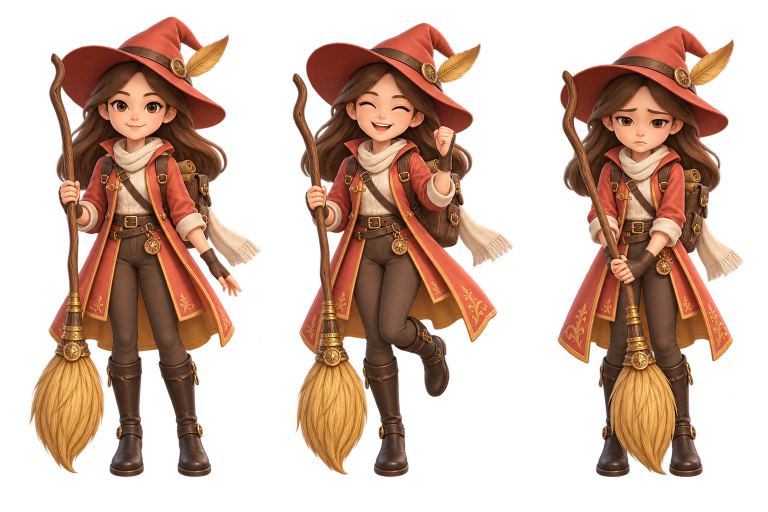
#> input picture assets/wizards/suan-sheet.png, 1536 x 1024 px, given in place of suan-sheet.png-sheet.png, which was not available (shown at 1/2 size)
$ python -i generate-new-wizards.py   (imports and definitions only)
#> lines starting #> are read from the running program, lines starting #| are printed output that depends on the picture; pictures that were not available may be replaced by others from this repository, and a replacement may not be noted
"""Generate Yewon and Hunho's transparent three-expression wizard sprites.

The two reference drawings are private, user-authorised inputs.  They are read
only by this script and are never copied into the web app; the generated
sprites are written to assets/wizards/.
"""
import argparse
import base64
from concurrent.futures import ThreadPoolExecutor, as_completed
from datetime import datetime, timezone
import io
import json
import os
from pathlib import Path
import urllib.error
import urllib.request
import uuid

from PIL import Image

ROOT = Path(__file__).resolve().parents[1]
OUT = ROOT / "assets" / "wizards"
MODEL = "gpt-image-2.5-sunburst"
SOURCE_ROOT = Path("/Users/jehyunlee/Documents/내노트북/00_Personal/개인문서/개인정보/우리가족/그림")
PROFILES = {
    "yewon": {
        "name": "예원언니",
        "source": SOURCE_ROOT / "260925_송예원.png",
        "design": (
            "A scholarly young adult witch with the supplied person's dark hair in a neat low ponytail and the same large round black glasses. "
            "She wears a deep sapphire-blue fitted scholar's cloak with silver piping, a structured waistcoat, a small sapphire pointed hat, "
            "a silver moon necklace, tailored trousers and polished ankle boots. She carries a slim blue spellbook and a silver wand. "
            "Elegant, observant, warm and clever; sapphire, ink-blue and silver are her signature colors."
        ),
    },
    "hunho": {
        "name": "훈호오빠",
        "source": SOURCE_ROOT / "260925_송훈호.png",
        "design": (
            "A cheerful young adult stag explorer based closely on the supplied person's face and dark tousled hair, with no glasses. "
            "Keep his distinctive natural antlers as a refined small antler circlet, not animal ears. He wears a rich burgundy and silver "
            "frontier explorer coat with a fitted silver vest, leather belt, tailored charcoal trousers and sturdy boots. "
            "He carries a silver compass, a field journal and a long travelling broom. Adventurous, kind and confident; burgundy, silver and charcoal are his signature colors."
        ),
    },
}
STYLE = """Use the supplied family drawing as the identity reference. Create a professional CHARACTER SPRITE SHEET for a beautiful family fantasy game: high-end stylized 3D animated-feature character art, appealing sculpted face, softly rounded proportions, intricate layered costume, rich fabric textures, polished leather, delicate metallic details, soft cinematic rim lighting, highly finished and charming. Preserve the person's hairstyle, glasses/no glasses, antlers where present, and recognizable face identity from the reference while beautifying it.

MANDATORY LAYOUT: one image 1536x1024, exactly THREE equal vertical cells (512x1024 each), with the SAME ONE character repeated once in each cell. Left cell: neutral friendly expression, relaxed pose. Middle cell: joyful success expression, clearly smiling with delighted eyes and a small celebratory arm gesture. Right cell: gently sad/disappointed expression, clearly downturned mouth and lowered shoulders, NOT smiling and NOT crying dramatically. All three have IDENTICAL face identity, outfit, colors, hair, accessories and props, only expression and subtle pose differ. Same camera, same body scale and same baseline in every cell. Full body, from hat/hair to boot soles, no cropping. Stand front-facing or very slight three-quarter view facing the viewer. Keep every body part and prop within its 512-wide cell. Leave generous empty margins between figures. Character height around 850 pixels, boots near y=955. Hands have natural correct fingers. No text, labels, watermarks, panels, frames, other people or scenery. TRUE TRANSPARENT background, no floor or cast ground shadow, no checkerboard painted in. No huge magical effects covering the body. Natural warm-brown irises remain visible. Costume colors must be clear enough for selective recoloring later.
"""


# [13 lines left out: function multipart, not called in this run]


def split_sheet(character):
#> called with character = '../../../assets/wizards/suan-sheet.png'
    sheet = Image.open(OUT / f"{character}-sheet.png").convert("RGBA")
#> sheet is the input picture: PIL image 1536x1024 RGBA; mean R, G, B, A 125.8, 77.7, 52.5, 111.6
    if sheet.size != (1536, 1024):
        raise ValueError(f"{character}: unexpected sheet size {sheet.size}")
    if sheet.getchannel("A").getextrema()[0] == 255:
        raise ValueError(f"{character}: image does not have a transparent background")
    tiles = [sheet.crop((index * 512, 0, (index + 1) * 512, 1024)) for index in range(3)]
#> tiles = 3 items
    boxes = [tile.getchannel("A").point(lambda value: 255 if value > 20 else 0).getbbox() for tile in tiles]
#> boxes = [(57, 33, 512, 954), (0, 45, 512, 954), (0, 51, 463, 954)]
    if not all(boxes):
        raise ValueError(f"{character}: one expression cell is empty")
    union = (min(box[0] for box in boxes), min(box[1] for box in boxes), max(box[2] for box in boxes), max(box[3] for box in boxes))
#> union = (0, 33, 512, 954)
    crop_width, crop_height = union[2] - union[0], union[3] - union[1]
#> crop_width = 512; crop_height = 921
    scale = min(464 / crop_width, 940 / crop_height)
#> scale = 0.906
    size = (round(crop_width * scale), round(crop_height * scale))
#> size = (464, 835)
    for mood, tile in zip(("neutral", "happy", "sad"), tiles):
        figure = tile.crop(union).resize(size, Image.Resampling.LANCZOS)
        image = Image.new("RGBA", (512, 1024))
        image.alpha_composite(figure, ((512 - size[0]) // 2, 984 - size[1]))
        image.save(OUT / f"{character}-{mood}.webp", quality=94, method=6)
#> this loop made 3 passes
#> mood on passes 1 to 3: 'neutral', 'happy', 'sad'
#> pass 1, in split_sheet, `figure = tile.crop(union).resize(size, Image.Resampling.LANCZOS)`:
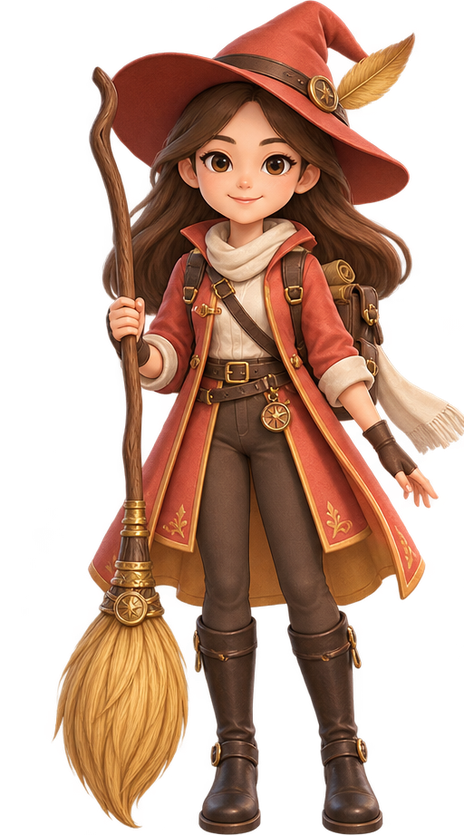
#> figure: PIL image 464x835 RGBA; mean R, G, B, A 84.6, 50.3, 33.2, 131.8; transparent parts drawn white
#> pass 1, in split_sheet, `image.save(OUT / f"{character}-{mood}.webp", quality=94, method=6)`:
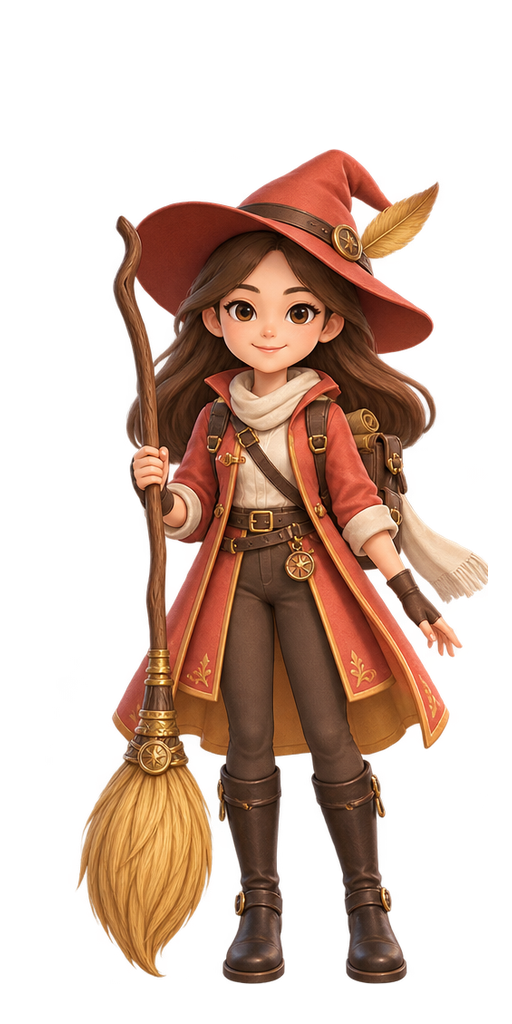
#> saved as suan-sheet.png-neutral.webp: PIL image 512x1024 RGBA; mean R, G, B, A 62.5, 37.1, 24.5, 97.4; transparent parts drawn white
#> pass 2, in split_sheet, `figure = tile.crop(union).resize(size, Image.Resampling.LANCZOS)`:
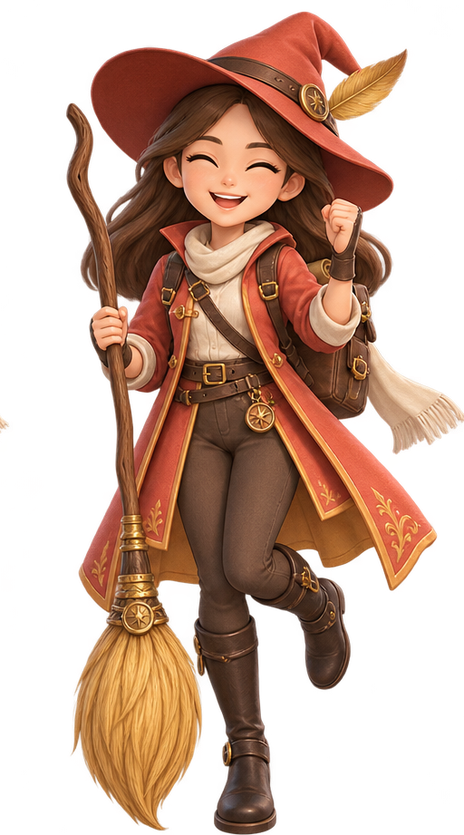
#> figure: PIL image 464x835 RGBA; mean R, G, B, A 81.6, 48.8, 32.3, 126.2; transparent parts drawn white
#> after the loop:
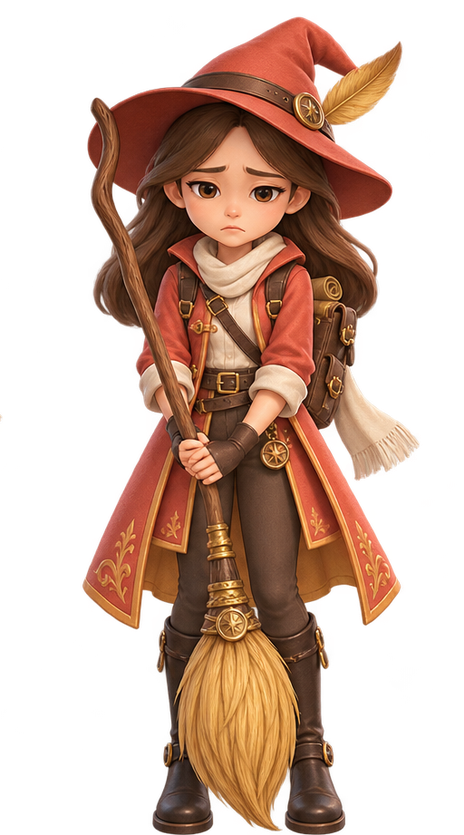
#> figure: PIL image 464x835 RGBA; mean R, G, B, A 73.9, 44.1, 29.2, 114.4; transparent parts drawn white
#> after the loop:
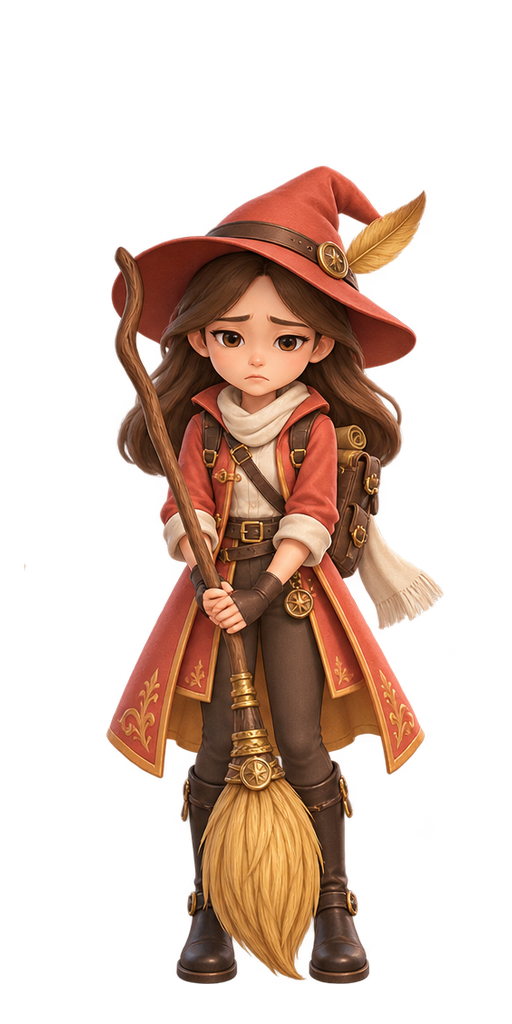
#> image: PIL image 512x1024 RGBA; mean R, G, B, A 54.6, 32.6, 21.6, 84.5; transparent parts drawn white
    # Character cards use a square head-and-shoulders crop from the neutral
    # sprite; this keeps portraitMarkup and avatarMarkup on the same art set.
    neutral = Image.open(OUT / f"{character}-neutral.webp").convert("RGBA")
    neutral.crop((0, 0, 512, 512)).save(
        OUT / f"{character}-portrait.webp", quality=94, method=6
    )
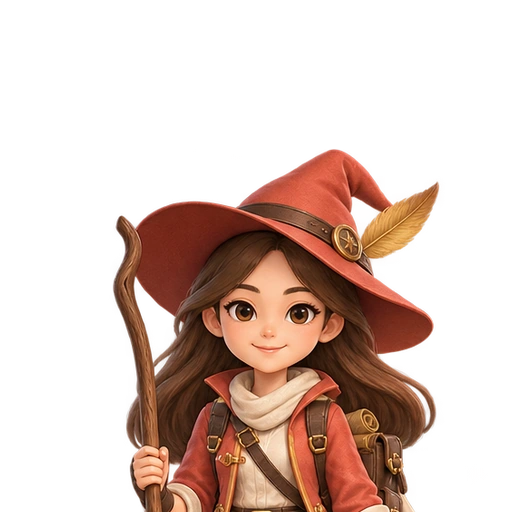
#> saved as suan-sheet.png-portrait.webp: PIL image 512x512 RGBA; mean R, G, B, A 56.6, 32.7, 23.4, 85.8; transparent parts drawn white
    print(f"{character}: three expression sprites saved", flush=True)


# [83 lines left out: functions generate, main, not called in this run]


# [2 lines not run here, left out]

>>> result = split_sheet('../../../assets/wizards/suan-sheet.png')
